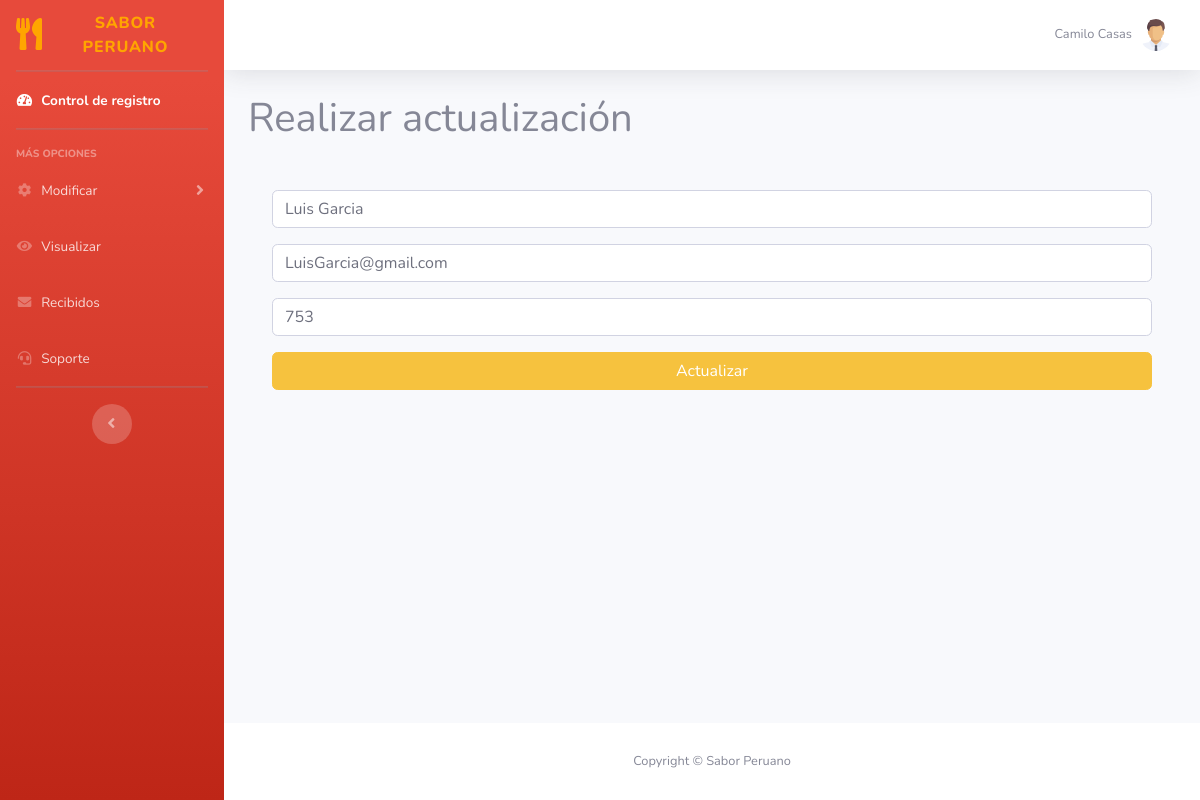
/views/actualizar_registros.php?id=1 (signed in), run on the app's committed database.
### tables this page shows
CREATE TABLE `users` (
  `id` int(11) NOT NULL,
  `usuario` varchar(200) NOT NULL,
  `correo` varchar(200) NOT NULL,
  `password` varchar(200) NOT NULL
);

### views/actualizar_registros.php (the view, shortened to what this page needs)
<?php
    $con=conectar();
$id=$_GET['id'];
$sql="SELECT * FROM users WHERE id='$id'";
$query=mysqli_query($con,$sql);
$row=mysqli_fetch_array($query);
?>
<!DOCTYPE html>
<html lang="en">
    <head>
        <link href="inicio_sesion/dashboard/css/style.css" rel="stylesheet">
        <link href="https://cdn.jsdelivr.net/npm/bootstrap@5.0.0-beta1/dist/css/bootstrap.min.css" rel="stylesheet">
    </head>
    <body>
    </body>
</html>
<?php require_once "inicio_sesion/dashboard/vistas/parte_superior.php"?>
<div class="container">
    <h1>Realizar actualización</h1>
    <div class="container mt-5">
                    <form action="../controllers/controlador_conexion_update_registros.php" method="POST">
                                <input type="text" class="form-control mb-3" name="usuario" placeholder="usuario" value="<?php echo $row['usuario']  ?>">
                                <input type="text" class="form-control mb-3" name="correo" placeholder="correo" value="<?php echo $row['correo']  ?>">
                                <input type="text" class="form-control mb-3" name="password" placeholder="password" value="<?php echo $row['password']  ?>">
                            <input type="submit" class="btn btn-warning btn-block" value="Actualizar">
                    </form>
                </div>
</div>
<?php require_once "inicio_sesion/dashboard/vistas/parte_inferior.php"?>

### views/style.css (style rules this page uses)
body { font-family: 'Nunito', sans-serif; margin: 0; background-color: #5c0b0b; }
* { padding: 0; margin: 0; box-sizing: border-box; }
:root { --primary: #FEA116; --light: #F1F8FF; --dark: #0F172B; }

### data on the page
users: usuario "Luis Garcia", correo "LuisGarcia@gmail.com", password "753"

### other printed values
$_SESSION["s_usuario"] "Camilo Casas"
